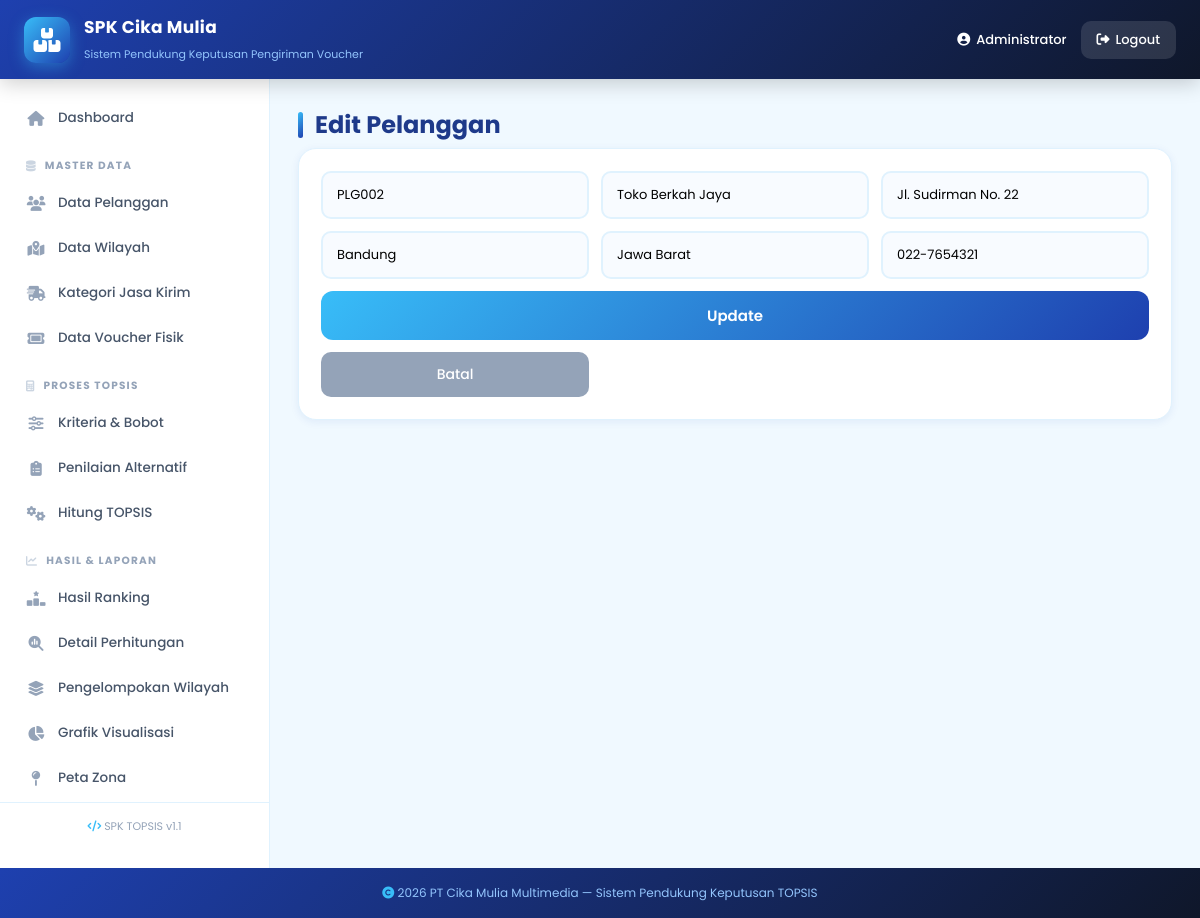
The app's page /pages/edit_pelanggan.php?id=2 (signed in) with its own data.
### tables this page shows
CREATE TABLE pelanggan (
    id INT AUTO_INCREMENT PRIMARY KEY,
    kode_pelanggan VARCHAR(20) UNIQUE,
    nama_pelanggan VARCHAR(100) NOT NULL,
    alamat TEXT,
    kota VARCHAR(50),
    provinsi VARCHAR(50),
    no_telp VARCHAR(20),
    created_at TIMESTAMP DEFAULT CURRENT_TIMESTAMP
);

### pages/edit_pelanggan.php (the view, shortened to what this page needs)
<?php
include '../config/koneksi.php';
$id = intval($_GET['id']);
$d  = mysqli_fetch_assoc(mysqli_query($koneksi, "SELECT * FROM pelanggan WHERE id = $id"));
include '../templates/header.php';
?>
<div class="layout">
  <?php include '../templates/sidebar.php'; ?>
  <main class="content">
    <h2 class="page-title">Edit Pelanggan</h2>
    <div class="form-card">
      <form action="../proses/update_pelanggan.php" method="POST" class="form-grid">
        <input type="text" name="kode_pelanggan" value="<?= $d['kode_pelanggan'] ?>" required>
        <input type="text" name="nama_pelanggan" value="<?= $d['nama_pelanggan'] ?>" required>
        <input type="text" name="alamat" value="<?= $d['alamat'] ?>" required>
        <input type="text" name="kota" value="<?= $d['kota'] ?>" required>
        <input type="text" name="provinsi" value="<?= $d['provinsi'] ?>" required>
        <input type="text" name="no_telp" value="<?= $d['no_telp'] ?>">
        <button class="btn-primary" type="submit">Update</button>
        <a href="pelanggan.php" class="btn-secondary">Batal</a>
      </form>
    </div>
  </main>
</div>
<?php include '../templates/footer.php'; ?>

### assets/css/style.css (style rules this page uses)
* { margin: 0; padding: 0; box-sizing: border-box; font-family: 'Poppins', 'Segoe UI', sans-serif; }
:root { --biru-muda: #e0f2fe; --biru-sky: #38bdf8; --biru-mid: #0ea5e9; --biru-tua: #1e40af; --biru-navy: #1e3a8a; --grad-1: linear-gradient(135deg, #38bdf8 0%, #1e40af 100%); --grad-2: linear-gradient(135deg, #bae6fd 0%, #38bdf8 100%); --grad-3: linear-gradient(135deg, #1e40af 0%, #0f172a 100%); --grad-4: linear-gradient(135deg, #0ea5e9 0%, #0284c7 100%); --shadow-sm: 0 2px 8px rgba(30, 64, 175, 0.08); --shadow: 0 4px 15px rgba(30, 64, 175, 0.15); --shadow-lg: 0 10px 30px rgba(30, 64, 175, 0.2); }
body { background: #f0f9ff; color: #1e293b; min-height: 100vh; }
.btn-primary { width: 100%; padding: 13px; border: none; border-radius: 12px; background: var(--grad-1); color: #fff; font-weight: 600; font-size: 15px; cursor: pointer; transition: .3s; display: flex; align-items: center; justify-content: center; gap: 8px; font-family: inherit; }
.layout { display: flex; min-height: calc(100vh - 74px); }
.content { flex: 1; padding: 28px; overflow-x: auto; }
.page-title { font-size: 24px; color: var(--biru-navy); margin-bottom: 6px; font-weight: 700; display: flex; align-items: center; gap: 12px; }
.page-title::before { content: ''; width: 5px; height: 26px; background: var(--grad-1); border-radius: 3px; }
.form-card, .table-card, .info-box { background: #fff; padding: 22px; border-radius: 18px; box-shadow: var(--shadow-sm); margin-bottom: 22px; border: 1px solid #e0f2fe; }
.form-grid { display: grid; grid-template-columns: repeat(auto-fit, minmax(200px, 1fr)); gap: 12px; }
.form-grid input, .form-grid select { padding: 12px 14px; border: 2px solid #e0f2fe; border-radius: 10px; font-size: 13px; transition: .3s; background: #f8fbff; font-family: inherit; }
.form-grid button { grid-column: 1 / -1; }
.btn-secondary { background: #94a3b8; color: #fff; padding: 12px 20px; border-radius: 10px; text-decoration: none; text-align: center; font-size: 14px; font-weight: 500; display: inline-flex; align-items: center; justify-content: center; gap: 6px; transition: .2s; }

### records on screen
pelanggan: kode_pelanggan "PLG002", nama_pelanggan "Toko Berkah Jaya", alamat "Jl. Sudirman No. 22", kota "Bandung", provinsi "Jawa Barat", no_telp "022-7654321"

### other values on screen
$_SESSION['nama'] "Administrator"
